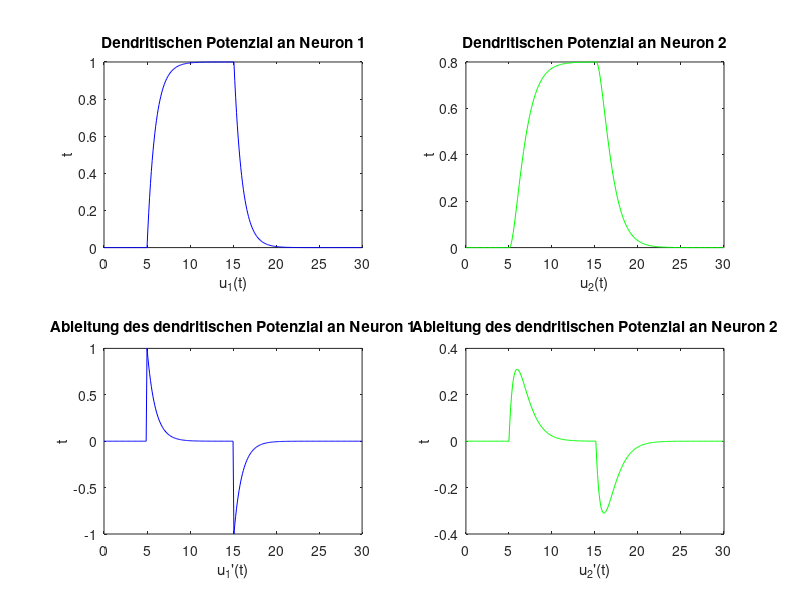

This figure's MATLAB source:
%Constants
tau = 1;
deltaT = 0.1;
tEnd = 30;
weight = 0.8; %c_{12}

timestamps = 0:deltaT:tEnd;
input = zeros(length(timestamps), 1);
input(find(timestamps >= 5 & timestamps <= 15)) = 1;

% Allocate memory
derivative = zeros(1,length(timestamps));
derivative2 = zeros(1,length(timestamps));
potential = zeros(1,length(timestamps)+1);
potential2 = zeros(1,length(timestamps)+1);

% First neuron
for c = 1:length(timestamps)
    derivative(c) = (-potential(c) + input(c))/tau;
    potential(c+1) = potential(c) + deltaT * derivative(c);
end

% Second neuron
for c = 1:length(timestamps)
    derivative2(c) = (-potential2(c) + 0.8 * potential(c))/tau;
    potential2(c+1) = potential2(c) + deltaT * derivative2(c);
end

% Plots
subplot(2,2,1)
plot(timestamps, potential(1:end-1), "b");
title("Dendritischen Potenzial an Neuron 1");
ylabel("t")
xlabel("u_1(t)")

subplot(2,2,3)
plot(timestamps, derivative, "b");
title("Ableitung des dendritischen Potenzial an Neuron 1");
ylabel("t")
xlabel("u_1'(t)")

subplot(2,2,2)
plot(timestamps, potential2(1:end-1), "g");
title("Dendritischen Potenzial an Neuron 2");
ylabel("t")
xlabel("u_2(t)")

subplot(2,2,4)
plot(timestamps, derivative2, "g");
title("Ableitung des dendritischen Potenzial an Neuron 2");
ylabel("t")
xlabel("u_2'(t)")

% Save the file
print('Plot','-depsc')
